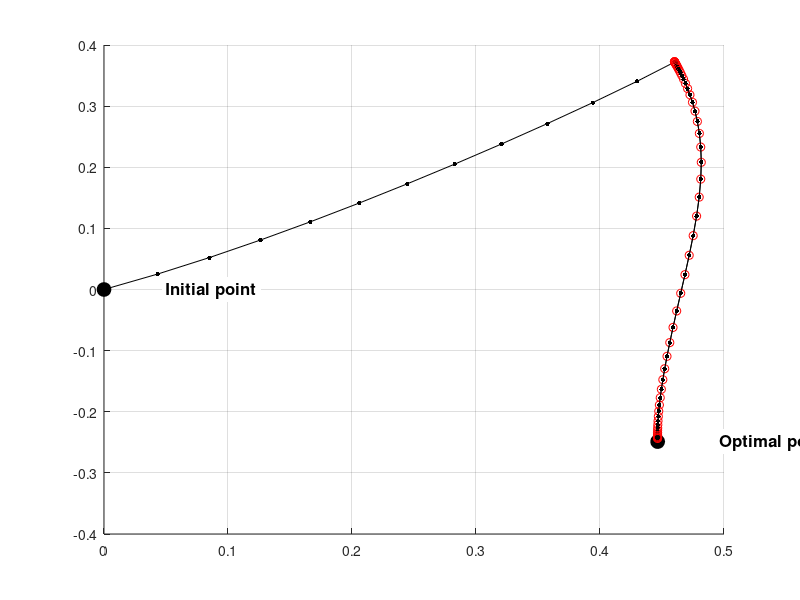

Here is the MATLAB script that generated this plot:
%%%
% MPC-425, Exercise 2
%%%


function ex2

clc;
clear;
close all;

% Problem:
%  min  0.5 * z' * prob.H * z + prob.q' * z
%  s.t. prob.G * z <= prob.d

%% Choose problem parameters
dim   = 2; % Number of optimization variables
speed = 'slow'; % set to 'fast' for fast convergence, and 'slow' to see what's going on
seed  = ceil(100*rand); % Set to any integer to choose the randomly generated problem

[prob,opt] = setupEx2(dim, speed, seed);

% Change this parameter for exercise 2
% opt.mu      = 1e-2;


%%%%%%%%%%%%%%%%%%% THE BARRIER METHOD %%%%%%%%%%%%%%%%%%%
%%%%%%%%%%%%%%%%%%% THE BARRIER METHOD %%%%%%%%%%%%%%%%%%%

% Initialize
kappa = opt.kappa0;
z     = prob.z0;
zprev = z;

% Outer loop
stats.outerIterations = 0;
stats.innerIterations = 0;
tic
while kappa > opt.epsilon % Stop once the barrier term is small
  stats.outerIterations = stats.outerIterations + 1;
  
  % Inner loop (centering step)
  while 1
    stats.innerIterations = stats.innerIterations + 1;
    if any(prob.d-prob.G*z < 0), error('Current point z is not feasible'); end

    %vvvvvvvvvvvvvvvv YOUR CODE HERE vvvvvvvvvvvvvvvvvvv

    % Compute search direction 
    
    % Computing matrix sum(1/(di-giz)2*gi.Tgi)
    sum1 = (repmat(1./(prob.d-prob.G*z).^2, 1, size(z, 1)).*prob.G)'*prob.G;
    
    
    % Computing vector sum(1/(di-giz)*gi.T)
    sum2 = sum((repmat(1./(prob.d-prob.G*z), 1, size(z, 1)).*prob.G), 1)';
    
    % Solving fullHessian*Dz = -fullGrad
    fullHessian = prob.H + kappa*sum1;
    fullGrad = prob.H*z+prob.q+kappa*sum2;
    Dz = -linsolve(fullHessian,fullGrad);

    %^^^^^^^^^^^^^^^^ YOUR CODE HERE ^^^^^^^^^^^^^^^^^^^

    if dim == 2, plot([z(1);zprev(1)],[z(2);zprev(2)],'k.-','markersize',10); drawnow; end

    t = 1;

    % Reduce t until z+t*Dz is feasible
    % (Backtrack for feasibility)
    % Use opt.beta / opt.alpha as the backtracking parameters

    while t > opt.epsilon && any(prob.G*(z+t*Dz) > prob.d)
      t = opt.beta*t;
    end

    % Reduce t to minimize f(z+t*Dz)
    % Use opt.beta / opt.alpha as the backtracking parameters

    while t > opt.epsilon
      fup   = prob.f(z+t*Dz) + kappa * prob.phi(z+t*Dz); 
      df    = prob.gradF(z)  + kappa * prob.gradPhi(z);
      fdown = prob.f(z)      + kappa * prob.phi(z) + opt.alpha*t*df'*Dz;

      if fup < fdown, break; end
      t=opt.beta*t;
    end

    % Termination condition
    % We stop if we're no longer making any progress, either because the
    % step size t is very small, or the size of the gradient is very small
    if t < opt.epsilon || norm(Dz) < opt.epsilon, break; end
    
    % Slow down convergence so we can see what's going on
    if opt.slow, t = min([t t/(20*norm(Dz)) ]); end
    
    % Take step
    zprev = z;
    z = z + t*Dz;
  end

  if dim == 2, plot(z(1),z(2),'ro'); drawnow; end

  % Decrease barrier parameter
  kappa = kappa * opt.mu;
end
stats.solveTime = toc;

%%%%%%%%%%%%%%%%%%% THE BARRIER METHOD %%%%%%%%%%%%%%%%%%%
%%%%%%%%%%%%%%%%%%% THE BARRIER METHOD %%%%%%%%%%%%%%%%%%%

%%
% Solve the optimization problem and compare
tic
[zopt,fval,flag] = quadprog(prob.H,prob.q,prob.G,prob.d);
stats.quadprogSolveTime = toc;
if flag ~= 1, error('Could not solve optimization problem'); end

fprintf('---------------------\n');
fprintf('Your optimal cost: %f\n', prob.f(z));
fprintf('True optimal cost: %f\n', fval);
fprintf('Error = %f\n\n', abs(prob.f(z) - fval));


if dim==2
  fprintf('---------------------\n');
  fprintf('Your optimal solution: [%.3f %.3f]\n', z(1), z(2));
  fprintf('True optimal solution: [%.3f %.3f]\n', zopt(1), zopt(2));
  fprintf('Norm of error = %f\n\n', norm(z-zopt));
end

fprintf('---------------------\n');
fprintf('Solution statistics:\n');
fprintf('  Number of outer iterations:         %i\n', stats.outerIterations);
fprintf('  Total number of inner iterations: %.2f\n', stats.innerIterations);
fprintf('  Solve time:                         %.2f seconds\n', stats.solveTime);
fprintf('  Matlab solve time:                  %.2f seconds\n', stats.quadprogSolveTime);


end

function [prob, opt] = setupEx2(dim, speed, seed)
%
% Setup a random quadratic program
%

%% Create a random quadratic program with dim variables
prob = randomQP(dim, seed);

%% Plot the problem
if dim == 2
  plotOptimization(prob);
end

%% Barrier method parameters
% Select 'true' for slow convergence, so you can see the central path.
% Select 'false' for standard, fast convergence
opt = setBarrierParameters(strncmp(speed, 'slow', 1));

end

%% Set the optimization parameters
function opt = setBarrierParameters(isSlow)
if isSlow
  % Use these parameters for "slow" convergence, so you can see the central path
  opt.kappa0  = 100;   % Initial value of barrier parameter
  opt.alpha   = 0.02;  % Line search parameters
  opt.beta    = 0.9;
  opt.mu      = 0.8;   % Decrease rate for barrier parameter
  opt.epsilon = 1e-3;  % Optimality tolerance
  opt.slow    = true;
else
  % Use these parameters for "fast" convergence, to solve the optimization problem
  opt.kappa0  = 1;
  opt.alpha   = 0.02;
  opt.beta    = 0.7;
  opt.mu      = 1e-2;
  opt.epsilon = 1e-8;
  opt.slow    = false;
end
end

%% Plot the optimization problem (if it is 2D)
function plotOptimization(prob)
if prob.dim ~= 2
  fprintf('Can only plot two dimensional optimization problems\n');
  return
end
clf; hold on; grid on;
try
  plot(polytope(prob.G,prob.d),struct('shade',0,'linewidth',3))
  %plotPolyLine(polytope(prob.G,prob.d),'k',3);
  
  %[X,Y] = gridPolytope(polytope(prob.G,prob.d),50);
  [B,l,u]=bounding_box(polytope(prob.G,prob.d));
  [X,Y] = meshgrid(linspace(l(1)-0.1,u(1)+0.1,50),linspace(l(2)-0.1,u(2)+0.1,50));
  F = 0*X;
  for i = 1:size(X,1)
    for j = 1:size(X,2)
      z = [X(i,j);Y(i,j)];
      F(i,j) = prob.f(z);
    end
  end
  contour(X,Y,F,20);
catch
  warning('Could not plot the constraints - possibly MPT is not installed?');
end

% Compute optimal solution and plot
try
  [zopt,fval,flag] = quadprog(prob.H,prob.q,prob.G,prob.d);
  if flag ~= 1, error('Could not solve optimization problem'); end
  plot(zopt(1),zopt(2),'ko','markersize',10,'markerfacecolor','k');
  text(zopt(1)+0.05,zopt(2),'Optimal point','fontweight','bold','fontsize',12,'backgroundcolor','w');
  plot(prob.z0(1),prob.z0(2),'ko','markersize',10,'markerfacecolor','k');
  text(prob.z0(1)+0.05,prob.z0(2),'Initial point','fontweight','bold','fontsize',12,'backgroundcolor','w');
catch
  warning('Could not compute the optimal solution - possibly optimization toolbox isn''t installed?');
end

% Compute analytic center and plot
try
  x = sdpvar(size(prob.G,2),1);
  dd = solvesdp([prob.d-prob.G*x >= 0], -geomean(prob.d-prob.G*x));
  if dd.problem ~= 0, error('Could not compute analytic center'); end
  x = double(x);
  plot(x(1),x(2),'ko','markersize',10,'markerfacecolor','k');
  text(x(1)+0.05,x(2),'Analytic center','fontweight','bold','fontsize',12,'backgroundcolor','w');
  axis tight
catch
  warning('Could not compute analytic center - possibly YALMIP isn''t installed?');
end

end

%% Create a random quadratic program
function prob = randomQP(dim, seed)

% Number of optimization variables
prob.dim = dim;

% Set the seed of the random generator so we can get the same 'random'
% problem twice if we want
randn('state',seed);

% Create the problem
%  min  0.5 z'Hz + q'z s.t. Gx <= d
prob.G  = randn(5*dim,dim);
prob.d  = ones(5*dim,1);
prob.H  = randn(dim); prob.H = prob.H * prob.H';
prob.q  = randn(dim,1);

% We've chosen d = 1, so the point 0 is always in the interior of the
% constraints
prob.z0 = zeros(dim,1);

% Helper functions
prob.f       = @(z) 0.5*z'*prob.H*z + prob.q'*z;
prob.gradF   = @(z) prob.H*z + prob.q;
prob.phi     = @(z) sum(-log(prob.d-prob.G*z));
prob.gradPhi = @(z) prob.G'*diag(1./(prob.d-prob.G*z))*ones(length(prob.d),1);

end
